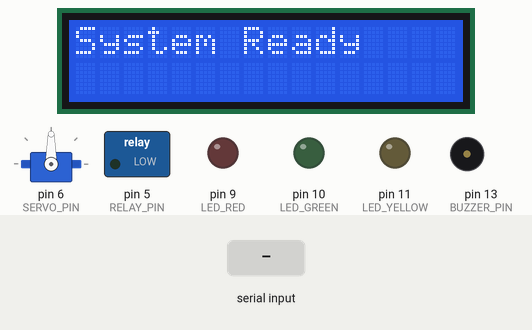
This sketch was run on a simulated Arduino Nano, built with avr-gcc and run on an emulated ATmega328P. Shown: servo, 16×2 character LCD, switched loads named in the sketch (green lamp = pin HIGH), output pins drawn as LEDs (lit = HIGH), buzzer (waves = sounding, pin HIGH). The test bench sets the inputs (shaded band). What the sketch prints to the serial monitor is not drawn.

Above: at 1.7 s.
1.8 s: "SERVO,45\n" received over Serial
At 3.0 s:
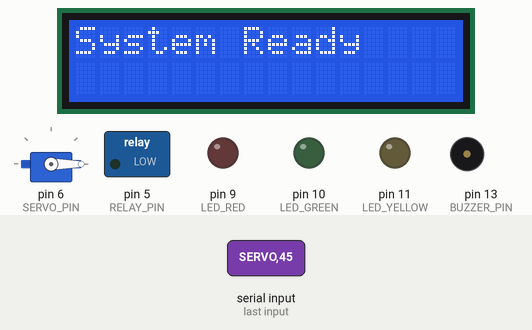
3.3 s: "SERVO90\n" received over Serial
At 4.2 s:
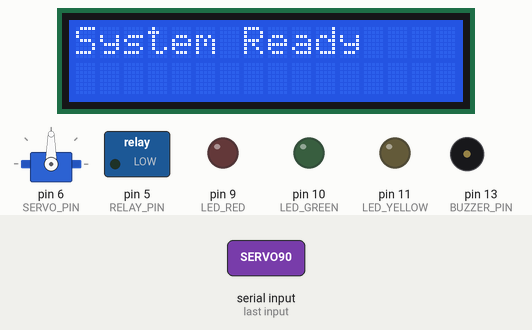
Timing chart, 0 to 6.3 s (numbered marks = the images above; inputs shaded):
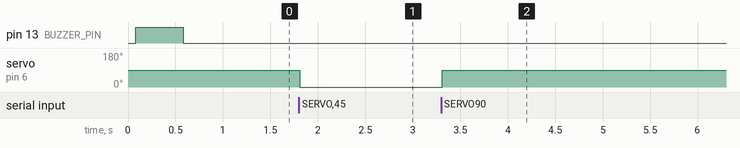

Measured:
- after the input at 1.8 s, servo on pin 6 (SERVO_PIN): 90° → 0° at once
- after the input at 3.3 s, servo on pin 6 (SERVO_PIN): 0° → 90° at once

The sketch:

All.ino
```cpp
#include <Arduino.h>
#include <DHT.h>
#include <Servo.h>
#include <Wire.h>
#include <LiquidCrystal_I2C.h>
#include <IRremote.h>

// LCD
LiquidCrystal_I2C lcd(0x27, 16, 2); // Change if needed

// DHT Sensor
#define DHTPIN 12
#define DHTTYPE DHT22
DHT dht(DHTPIN, DHTTYPE);

// Servo
#define SERVO_PIN 6
Servo myServo;

// Analog Sensors
#define LDR_PIN A2
#define HALL_PIN A0
#define IR_PIN A1
IRrecv irrecv(IR_PIN);
decode_results results;

#define POT1 A7
#define POT2 A6
#define POT3 A3

// Ultrasonic
#define TRIG_PIN 7
#define ECHO_PIN 8

// Buzzer & Relay
#define BUZZER_PIN 13
#define RELAY_PIN 5

// LEDs
#define LED_RED 9
#define LED_GREEN 10
#define LED_YELLOW 11

// Buttons
#define BTN1 3
#define BTN2 4
#define BTN3 2

// Motor
#define MOTOR_IN1 10
#define MOTOR_IN2 11
#define MOTOR_ENA 9

// Timing for DHT reading (to avoid frequent reads)
unsigned long lastDHTReadTime = 0;
const unsigned long DHTReadInterval = 2000; // 2 seconds

void setup() {
  Serial.begin(9600);
  dht.begin();
  myServo.attach(SERVO_PIN);
  irrecv.enableIRIn();

  pinMode(LDR_PIN, INPUT);
  pinMode(HALL_PIN, INPUT);
  pinMode(POT1, INPUT);
  pinMode(POT2, INPUT);
  pinMode(POT3, INPUT);

  pinMode(TRIG_PIN, OUTPUT);
  pinMode(ECHO_PIN, INPUT);

  pinMode(BUZZER_PIN, OUTPUT);
  pinMode(RELAY_PIN, OUTPUT);
  pinMode(LED_RED, OUTPUT);
  pinMode(LED_GREEN, OUTPUT);
  pinMode(LED_YELLOW, OUTPUT);

  pinMode(MOTOR_IN1, OUTPUT);
  pinMode(MOTOR_IN2, OUTPUT);
  pinMode(MOTOR_ENA, OUTPUT);

  pinMode(BTN1, INPUT_PULLUP);
  pinMode(BTN2, INPUT_PULLUP);
  pinMode(BTN3, INPUT_PULLUP);

  lcd.init();
  lcd.backlight();
  lcd.clear();
  lcd.setCursor(0, 0);
  lcd.print("System Ready");

  // Buzzer beep once at startup
  digitalWrite(BUZZER_PIN, HIGH);
  delay(500);
  digitalWrite(BUZZER_PIN, LOW);
}

void loop() {
  if (Serial.available()) {
    String command = Serial.readStringUntil('\n');
    command.trim();

    // Analog sensors
    if (command == "LDR") {
      Serial.println(analogRead(LDR_PIN));
    }
    else if (command == "HALL") {
      Serial.println(analogRead(HALL_PIN));
    }
    else if (command == "POT1") {
      Serial.println(analogRead(POT1));
    }
    else if (command == "POT2") {
      Serial.println(analogRead(POT2));
    }
    else if (command == "POT3") {
      Serial.println(analogRead(POT3));
    }

    // Buttons
    else if (command == "BTN1") {
      Serial.println(digitalRead(BTN1));
    }
    else if (command == "BTN2") {
      Serial.println(digitalRead(BTN2));
    }
    else if (command == "BTN3") {
      Serial.println(digitalRead(BTN3));
    }

    // IR sensor
    else if (command == "IR") {
      if (irrecv.decode(&results)) {
        Serial.println(results.value, HEX);
        irrecv.resume();
      }
      else {
        Serial.println("0");
      }
    }

    // LEDs control
    else if (command == "LED_RED_ON") digitalWrite(LED_RED, HIGH);
    else if (command == "LED_RED_OFF") digitalWrite(LED_RED, LOW);
    else if (command == "LED_GREEN_ON") digitalWrite(LED_GREEN, HIGH);
    else if (command == "LED_GREEN_OFF") digitalWrite(LED_GREEN, LOW);
    else if (command == "LED_YELLOW_ON") digitalWrite(LED_YELLOW, HIGH);
    else if (command == "LED_YELLOW_OFF") digitalWrite(LED_YELLOW, LOW);

    // Buzzer & Relay control
    else if (command == "BUZZER_ON") digitalWrite(BUZZER_PIN, HIGH);
    else if (command == "BUZZER_OFF") digitalWrite(BUZZER_PIN, LOW);
    else if (command == "RELAY_ON") digitalWrite(RELAY_PIN, HIGH);
    else if (command == "RELAY_OFF") digitalWrite(RELAY_PIN, LOW);

    // Motor control
    else if (command == "MOTOR_FORWARD") {
      digitalWrite(MOTOR_IN1, HIGH);
      digitalWrite(MOTOR_IN2, LOW);
      analogWrite(MOTOR_ENA, 255);
    }
    else if (command == "MOTOR_BACKWARD") {
      digitalWrite(MOTOR_IN1, LOW);
      digitalWrite(MOTOR_IN2, HIGH);
      analogWrite(MOTOR_ENA, 255);
    }
    else if (command == "MOTOR_STOP") {
      digitalWrite(MOTOR_IN1, LOW);
      digitalWrite(MOTOR_IN2, LOW);
      analogWrite(MOTOR_ENA, 0);
    }

    // DHT reading with timing control
    else if (command == "DHT") {
      unsigned long now = millis();
      if (now - lastDHTReadTime < DHTReadInterval) {
        Serial.println("WAIT");
      } else {
        lastDHTReadTime = now;
        float h = dht.readHumidity();
        float t = dht.readTemperature();
        if (isnan(h) || isnan(t)) {
          Serial.println("ERROR");
        } else {
          Serial.print(t, 2);
          Serial.print(",");
          Serial.println(h, 2);
        }
      }
    }

    // Ultrasonic sensor
    else if (command == "ULTRASONIC") {
      digitalWrite(TRIG_PIN, LOW);
      delayMicroseconds(2);
      digitalWrite(TRIG_PIN, HIGH);
      delayMicroseconds(10);
      digitalWrite(TRIG_PIN, LOW);
      long duration = pulseIn(ECHO_PIN, HIGH);
      float distance = duration * 0.034 / 2;
      Serial.println(distance, 2);
    }

    // Servo control: expects "SERVO<angle>", e.g. "SERVO90"
    else if (command.startsWith("SERVO")) {
      int angle = command.substring(5).toInt();
      if (angle >= 0 && angle <= 180) {
        myServo.write(angle);
        Serial.println("OK");
      }
      else {
        Serial.println("INVALID");
      }
    }

    // LCD commands
    else if (command.startsWith("LCD_CURSOR")) {
      int i1 = command.indexOf(',');
      int i2 = command.indexOf(',', i1 + 1);
      if (i1 > 0 && i2 > i1) {
        int row = command.substring(i1 + 1, i2).toInt();
        int col = command.substring(i2 + 1).toInt();
        if ((row == 0 || row == 1) && (col >= 0 && col <= 15)) {
          lcd.setCursor(col, row);
          Serial.println("CURSOR OK");
        } else {
          Serial.println("INVALID");
        }
      }
      else {
        Serial.println("INVALID");
      }
    }
    else if (command.startsWith("LCD_CLEAR_LINE")) {
      int row = command.substring(14).toInt();
      if (row == 0 || row == 1) {
        lcd.setCursor(0, row);
        for (int i = 0; i < 16; i++) lcd.print(" ");
        lcd.setCursor(0, row);
        Serial.println("LINE CLEARED");
      }
      else {
        Serial.println("INVALID");
      }
    }
    else if (command.startsWith("LCD")) {
      String text = command.substring(3);
      lcd.print(text);
      Serial.println("LCD OK");
    }

    // Unknown command
    else {
      Serial.println("INVALID");
    }
  }
}
```
